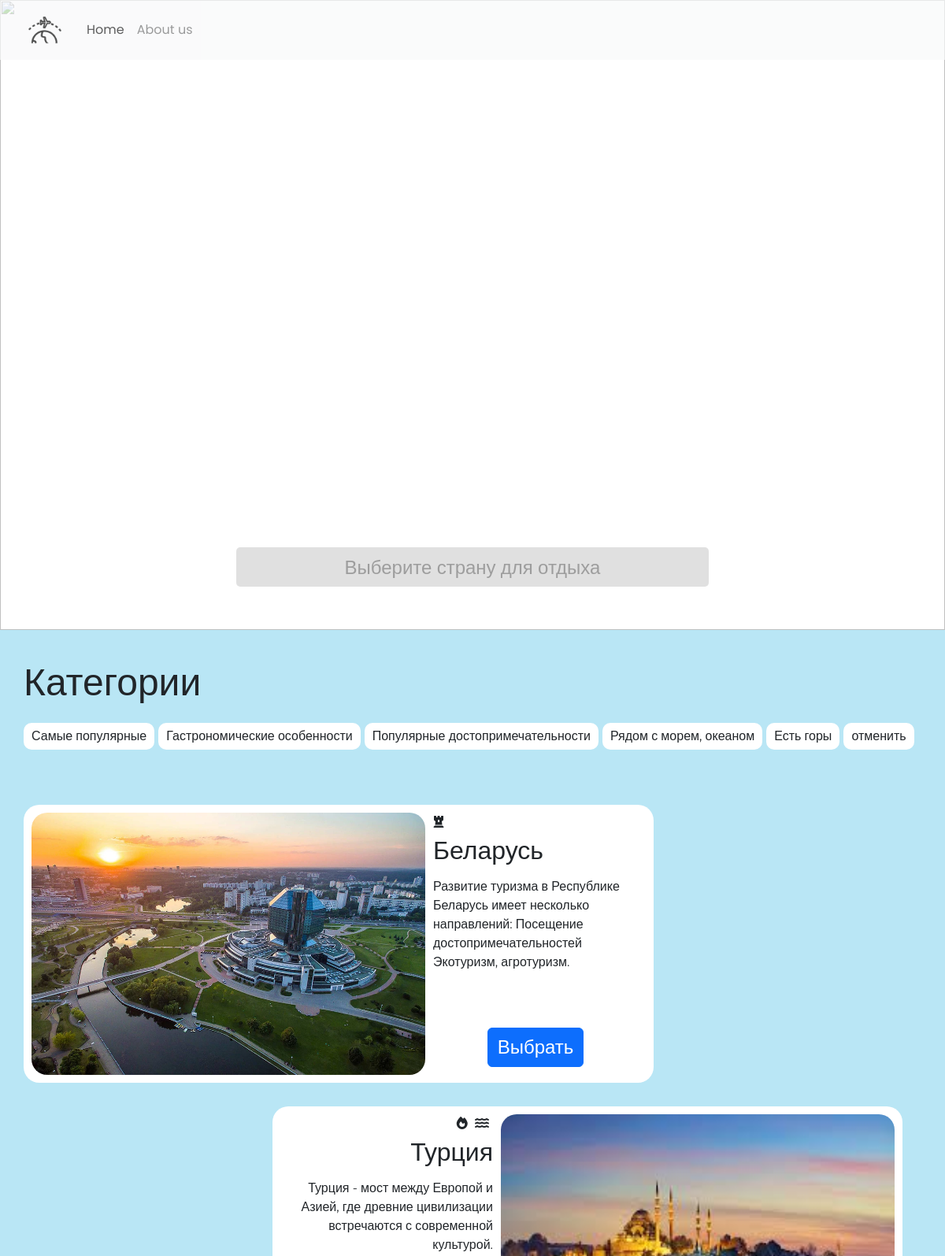
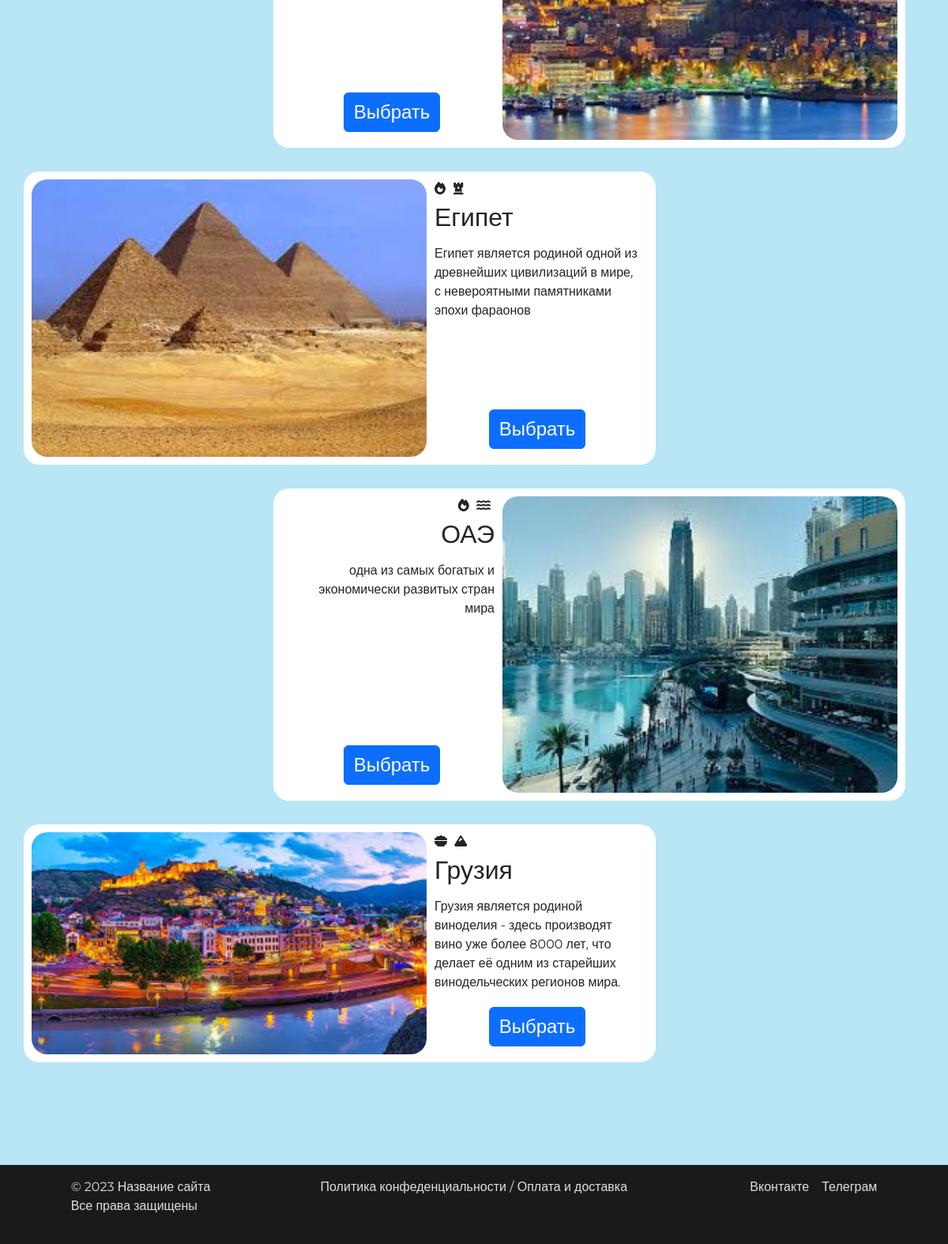
The page / on the database its author committed (2 pictures, top to bottom).
### main/models.py (models this page shows, shortened)
class Category(models.Model):
    name = models.CharField(max_length=50)
    slug = models.CharField(max_length=70)
    icon_url = models.CharField(max_length=30)

class Country(models.Model):
    name = models.CharField(max_length=70)
    short_desc = models.TextField()
    full_desc = models.TextField()
    image_name = models.CharField(max_length=100)
    rating = models.FloatField()
    category = models.ManyToManyField(Category)

### main/views.py (the view)
# urls.py: path('', views.index, name='home'),
def index(request):
    category = Category.objects.all()
    countries = Country.objects.all()
    return render(request, 'index.html', {'category': category, 'countries': countries})

### main/templates/index.html (shortened to what this page needs)
{% extends "base.html" %}
{% load static %}
{% block header_img %}
    <img src="{% static "./img/fon.png" %}" alt="">
{% endblock %}
{% block input %}
<div class="header_input">
    <input type="text" placeholder="Выберите страну для отдыха" id="search-input">
</div>
{% endblock %}
{% block content %}
    <main>
        {% include "filter.html" with category=category %}
        <div class="content container-fluid country_cards_container row">
            {% for country in countries %}
                <div class="country_card {% if country.id|divisibleby:2 %} country_card_2 {% else %} country_card_1 {% endif %}" data-categories="{% for item in country.category.all %}{{ item.slug }} {% endfor %}">
                    {% if country.id|divisibleby:2 %}
                        <div class="info_block">
                            <div class="info">
                                <div class="icons">
                                    {% for item in country.category.all %}
                                    <i class="fa-solid fa-{{item.icon_url}}"></i>
                                    {% endfor %}
                                </div>
                                <p class="name">{{country.name}}</p>
                                <p class="desc">{{country.short_desc}}</p>
                            </div>
                            <a class="btn btn-primary" href="{% url "tours" country.id %}">Выбрать</a>
                        </div>
                        <div class="img_block">
                            <img src="{% static "/img/country/" %}{{country.image_name}}.jpg" alt="{{country.image_name}}">
                        </div>
                    {% else %}
                        <div class="img_block">
                            <img src="{% static "/img/country/" %}{{country.image_name}}.jpg" alt="{{country.image_name}}">
                        </div>
                        <div class="info_block">
                            <div class="info">
                                <div class="icons">
                                    {% for item in country.category.all %}
                                    <i class="fa-solid fa-{{item.icon_url}}"></i>
                                    {% endfor %}
                                </div>
                                <p class="name">{{country.name}}</p>
                                <p class="desc">{{country.short_desc}}</p>
                            </div>
                            <a class="btn btn-primary" href="{% url "tours" country.id %}">
                                Выбрать
                            </a>
                        </div>
                    {% endif %}
                </div>
            {% endfor %}
        </div>
    </main>
{% endblock  %}

### main/templates/filter.html
{% block filter %}
<div class="filter">
    <p>Категории</p>
    <ul id="categoryList">
        {% for item in category %}
            <li data-category="{{ item.slug }}">{{item.name}}</li>
        {% endfor %}
    </ul>
</div>
{% endblock  %}

### main/static/styles/style.css (style rules this page uses)
li { list-style: none; }
html, body { width: 100%; height: 100%; box-sizing: border-box; }
header img { position: absolute; top: 0; left: 0; width: 100%; height: 100%; object-fit: cover; z-index: -1; }
.header_input { margin: auto auto 10px auto; position: absolute; top: 90%; left: 50%; transform: translate(-50%, -50%); z-index: 1; }
.header_input input { width: 600px; height: 50px; padding: 10px; border-radius: 5px; border: 0; outline: none; text-align: center; font-size: 24px; font-weight: 500; background-color: lightgray; opacity: 70%; caret-color: rgb(90, 193, 228); font-family: "Poppins", sans-serif; }
main { padding: 30px; padding-bottom: 100px; background-color: rgb(185, 230, 245); font-family: "Montserrat", sans-serif; }
main .filter { margin-bottom: 60px; }
main .filter p { font-size: bold; font-size: 48px; }
main .filter ul { display: flex; padding-left: 0; flex-wrap: wrap; }
main .filter ul li { background-color: white; padding: 5px 10px; border-radius: 10px; width: fit-content; margin-right: 5px; margin-bottom: 10px; }
main .country_cards_container { display: flex; flex-direction: column; }
main .country_card { width: 800px; background-color: white; border-radius: 20px; margin-bottom: 30px; padding: 10px; display: flex; justify-content: space-between; }
main .country_card .img_block { width: 500px; overflow: hidden; box-sizing: border-box; border-radius: 20px; height: fit-content; }
main .country_card .img_block img { width: 100%; }
main .country_card .icons i { margin-right: 5px; }
main .country_card .info_block { display: flex; flex-direction: column; margin: 0 10px; }
main .country_card .info_block .info { min-width: 260px; max-width: 260px; }
main .country_card .info_block .info .name { font-size: 32px; margin-bottom: 10px; }
main .country_card .info_block .info .desc { font-size: 16px; }
main .country_card_1 .info_block .info { text-align: left; }
main .country_card .info_block .btn { margin: auto auto 10px auto; font-size: 24px; cursor: pointer; }
main .country_card_2 { margin-left: auto; }
main .country_card_2 .info { text-align: right; }

### rows shown on the page
Category: name "Самые популярные"
Category: name "Гастрономические особенности"
Category: name "Популярные достопримечательности"
Category: name "Рядом с морем, океаном"
Category: name "Есть горы"
Category: name "отменить"
Country: image_name (picture), name "Беларусь", short_desc "Развитие туризма в Республике Беларусь имеет несколько направлений: Посещение достопримечательностей Экотуризм, агротуризм."
Country: name "Турция", short_desc "Турция - мост между Европой и Азией, где древние цивилизации встречаются с современной культурой.", image_name (picture)
Country: image_name (picture), name "Египет", short_desc "Египет является родиной одной из древнейших цивилизаций в мире, с невероятными памятниками эпохи фараонов"
Country: name "ОАЭ", short_desc "одна из самых богатых и экономически развитых стран мира", shows a picture
Country: image_name (picture), name "Грузия", short_desc "Грузия является родиной виноделия - здесь производят вино уже более 8000 лет, что делает её одним из старейших винодельческих регионов мира."
